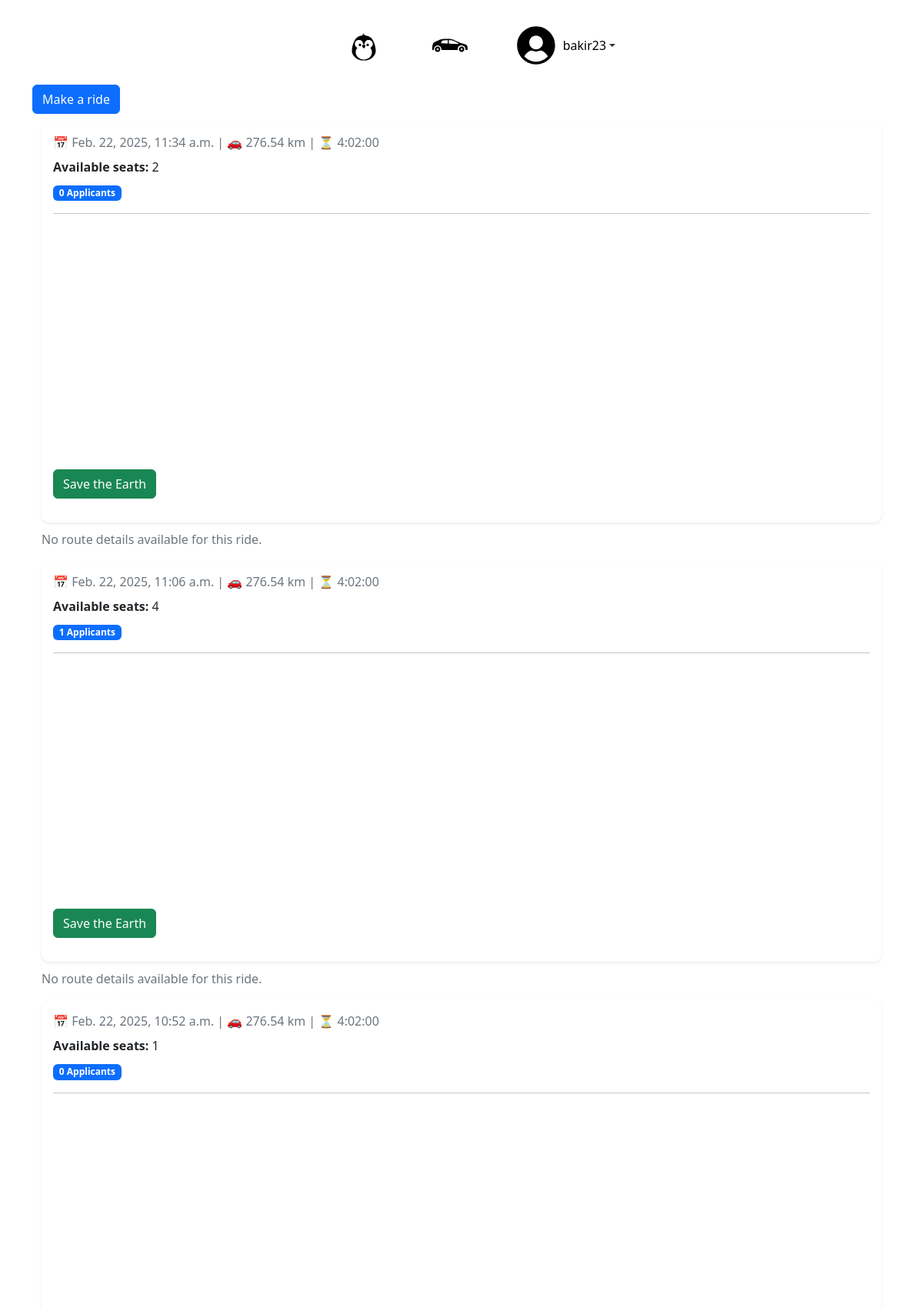
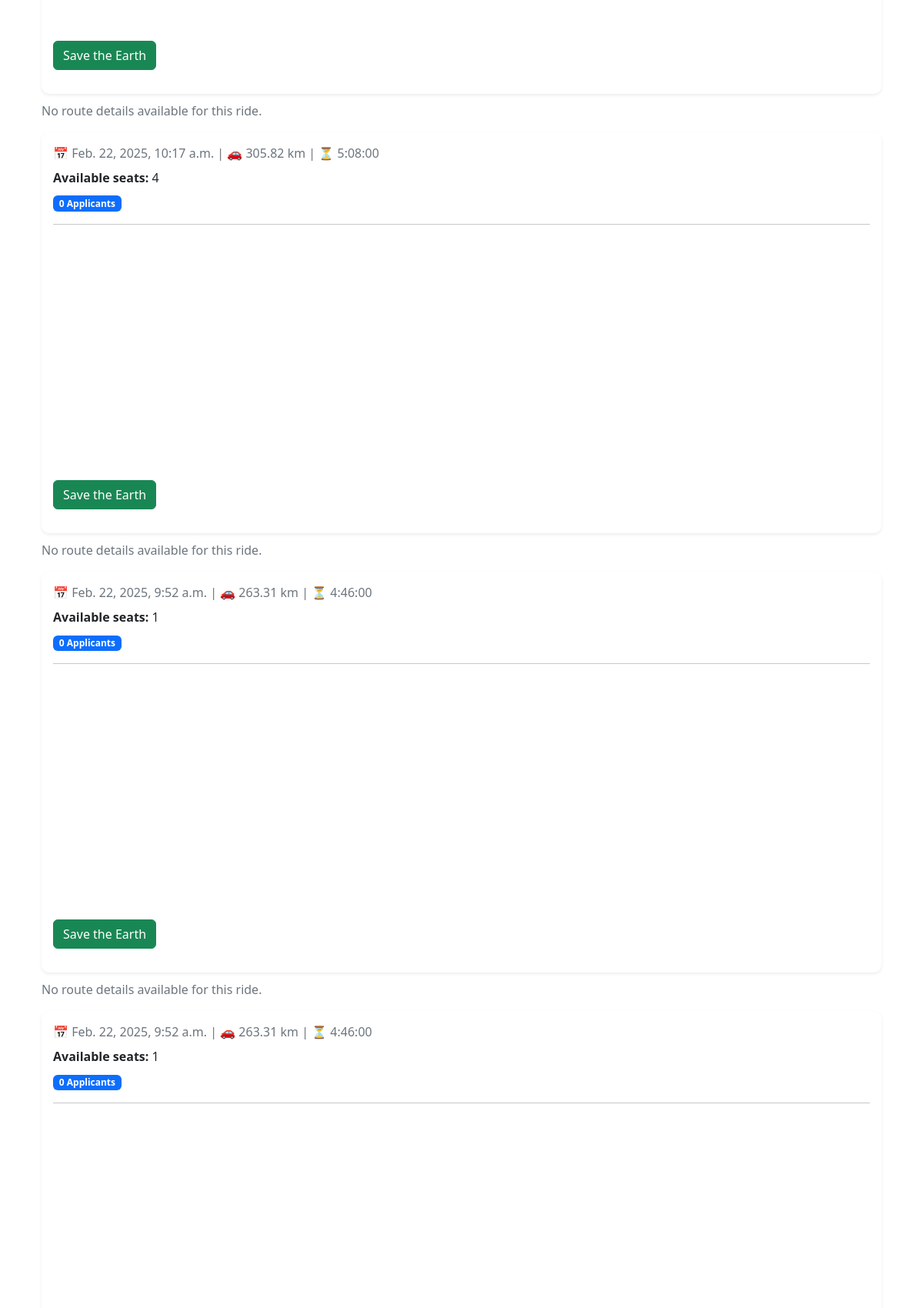
Screenshot of /rides/ (signed in, upper part) with the database file from the repository (2 pictures, top to bottom).
### base/models.py (models this page shows)
class User(AbstractUser):
    level = models.ForeignKey(UserLevel, on_delete=models.SET_NULL, null=True)
    km_passed = models.IntegerField(default=0)
    number_of_rides = models.IntegerField(default=0)
    profile_description = models.TextField(blank=True, null=True)
    phone_number_user = models.TextField(
        null=True,
        blank=True,
        default='387603067074',
        unique=False  # Explicitly set unique=False
    )
    path_to_profile_picture = models.CharField(default = "", max_length=20, null=True)
    class Meta:
        verbose_name = 'User'
        verbose_name_plural = 'Users'

class Ride(models.Model):
    start = models.CharField(max_length=50)
    end = models.CharField (max_length=50)
    distance = models.DecimalField(max_digits=10, decimal_places=2, default=0.00)
    travelers = models.IntegerField(default=1)
    duration = models.DurationField(null=True, blank=True)
    created_on = models.DateTimeField(default=timezone.now)  # Changed from auto_now_add
    start_date = models.DateTimeField(default=timezone.now)
    origin_place_id = models.CharField(max_length=255, null=True)
    origin_latitude = models.FloatField(default=0)
    origin_longitude = models.FloatField(default=0)
    destination_place_id = models.CharField(max_length=255, null=True)
    destination_latitude = models.FloatField(default=0)
    destination_longitude = models.FloatField(default=0)
    distance_km = models.FloatField(default=0)
    duration_text = models.CharField(max_length=100, null=True)
    selected_route_index = models.IntegerField(default=0)
    selected_route_polyline = models.TextField(default='')

### rides/views.py (the view)
# urls.py: path('', RideListView.as_view(), name='rides'),
class RideListView(ListView):
    model = Ride
    template_name = 'rides.html'
    context_object_name = 'rides'
    def get_queryset(self):
        return Ride.objects.annotate(
            applicant_count=Count('applications'),
            pending_count=Count('applications', filter=Q(applications__status='PENDING')),
            approved_count=Count('applications', filter=Q(applications__status='APPROVED'))
        ).order_by('-created_on')
    def get_context_data(self, **kwargs):
        context = super().get_context_data(**kwargs)
        for ride in context['rides']:
            print(f"Ride {ride.id}: {ride.applicant_count} applicants "
                  f"({ride.pending_count} pending, {ride.approved_count} approved)")
        return context

### rides/templates/rides.html (shortened to what this page needs)
{% extends 'base.html' %}
{% block content %}
<a href="{% url 'make_ride' %}" class="btn btn-primary">Make a ride</a>
<div class="container">
    {% for ride in rides %}
    <div class="ride-card shadow-sm">
        <p class="text-muted">📅 {{ ride.start_date }} | 🚗 {{ ride.distance }} km | ⏳ {{ ride.duration }}</p>
        <p><strong>Available seats:</strong> {{ ride.travelers }}</p>
        <span class="badge bg-primary">
             {{ ride.applicant_count }} Applicants
        </span>
        <hr>
        <div class="map-container" id="map-{{ ride.id }}"></div>
        <a href="{% url 'apply_for_ride' ride.id %}" class="btn btn-success my-3">Save the Earth</a>
    </div>
    {% if not ride.route_details %}
    <p class="text-muted">No route details available for this ride.</p>
    {% endif %}
    {% endfor %}
</div>
{% endblock %}

### base/templates/base.html (shortened to what this page needs)
<!DOCTYPE html>
{% load static %}
<html lang="en">
<head>
    <link href="#"
          rel="stylesheet"
>
          <link href="https://cdn.jsdelivr.net/npm/bootstrap@5.3.0/dist/css/bootstrap.min.css" rel="stylesheet">
</head>
<body>
    <div class="container main-container">
        <nav class="navbar navbar-dark navbar-sticky d-flex justify-content-center">
            <a class="nav-link" href="{% url 'user_profile:profile' %}">
                <img src="{% static 'base/svgs/penguin_base.svg' %}" alt="Profile" width="50" height="50">
            </a>
            <a class="nav-link" href="{% url 'rides' %}">
                   <img src="{% static 'base/svgs/car.svg' %}" alt="Rides" width="50" height="50">
            </a>
            {% if user.is_authenticated %}
            <div class="nav-item dropdown">
                <a class="nav-link dropdown-toggle" href="#" id="userDropdown" role="button" data-bs-toggle="dropdown" aria-expanded="false">
                    <img src="{% static 'base/svgs/user.svg' %}" alt="User" width="50" height="50">
                    <span class="link-text">{{ user.username }}</span>
                </a>
            </div>
            {% endif %}
        </nav>
        {% block content %}
        {% endblock content %}
    </div>
</body>
</html>

### base/templates/base.html (style rules this page uses)
body { background-color: #ffffff; min-height: 100vh; padding: 10px; }
.navbar-sticky { position: sticky; top: 0; z-index: 1000; transition: all 0.3s ease-in-out; border-bottom: 2px solid white; }
.navbar { width: 100%; display: flex; flex-wrap: nowrap; justify-content: center; align-items: center; padding: 1rem 0; }
.nav-link { display: inline-flex !important; align-items: center; justify-content: center; color: #333 !important; margin: 0 15px; text-decoration: none; transition: all 0.3s ease-in-out; position: relative; padding: 0.5rem 1rem; }
.nav-link img { display: block; transition: opacity 0.3s ease-in-out; }
.link-text { display: block; position: absolute; opacity: 0; color: black; transition: opacity 0.3s ease-in-out; margin-left: 8px; }
.dropdown-toggle .link-text { position: relative !important; opacity: 1 !important; margin-left: 10px; }

### rides/templates/rides.html (style rules this page uses)
.ride-card { background: white; border-radius: 10px; padding: 15px; margin: 10px 0; box-shadow: 0 4px 12px rgba(0, 0, 0, 0.1); }
.map-container { width: 100%; height: 300px; border-radius: 8px; }
.ride-card p { margin-bottom: 8px; }
.text-muted { color: #6c757d !important; }
.shadow-sm { box-shadow: 0 .125rem .25rem rgba(0,0,0,.075) !important; }

### rows the page displays
User: username "bakir23"
Ride: start_date "Feb. 22, 2025, 11:34 a.m.", distance "276.54", duration "4:02:00", travelers "2", applicant_count "0", shows "No route details available for this ride."
Ride: start_date "Feb. 22, 2025, 11:06 a.m.", distance "276.54", duration "4:02:00", travelers "4", applicant_count "1", shows "No route details available for this ride."
Ride: start_date "Feb. 22, 2025, 10:52 a.m.", distance "276.54", duration "4:02:00", travelers "1", applicant_count "0", shows "No route details available for this ride."
Ride: start_date "Feb. 22, 2025, 10:17 a.m.", distance "305.82", duration "5:08:00", travelers "4", applicant_count "0", shows "No route details available for this ride."
Ride: start_date "Feb. 22, 2025, 9:52 a.m.", distance "263.31", duration "4:46:00", travelers "1", applicant_count "0", shows "No route details available for this ride."
Ride: start_date "Feb. 22, 2025, 9:52 a.m.", distance "263.31", duration "4:46:00", travelers "1", applicant_count "0"
